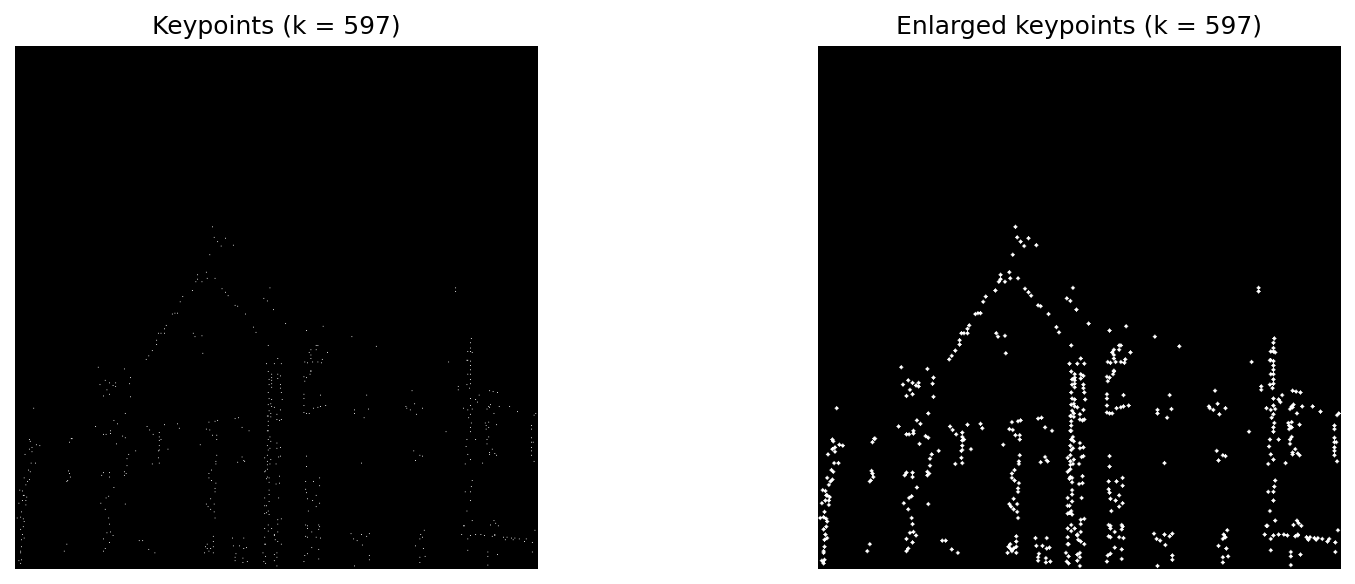

Write the Python code that produced this figure.
"""Figure 12.60 - Keypoints without orientation arrows."""

from __future__ import annotations

import os
import numpy as np
import matplotlib.pyplot as plt
from libDIP.boundary2image4e import boundary2image4e
from libDIPUM.sift import sift
import ia870 as ia
from libDIPUM.data_path import dip_data


print("Running Figure1260New (keypoints without orientation arrows)...")

# Data
img_path_pgm = dip_data('building-600by600.pgm')

# SIFT
image, descrips, locs = sift(img_path_pgm)

# Keep the same fixed-index behavior, clipped to available keypoints.
k = min(643, locs.shape[0])
rows = locs[:k, 0]
cols = locs[:k, 1]
b = np.column_stack((rows, cols))

keypoints = boundary2image4e(b, 600, 600)

# Add 4-neighbors to enlarge each keypoint.
keypoints_Enlarged = ia.iadil(keypoints, ia.iasecross(2))

# Display
fig, axs = plt.subplots(1, 2, figsize=(12, 4))
axs[0].imshow(keypoints, cmap="gray")
axs[0].set_title(f"Keypoints (k = {k})")
axs[0].axis("off")

axs[1].imshow(keypoints_Enlarged, cmap="gray")
axs[1].set_title(f"Enlarged keypoints (k = {k})")
axs[1].axis("off")

fig.tight_layout()
out_path = os.path.join(os.path.dirname(__file__), "Figure1260.png")
fig.savefig(out_path, dpi=150, bbox_inches="tight")

plt.show()
